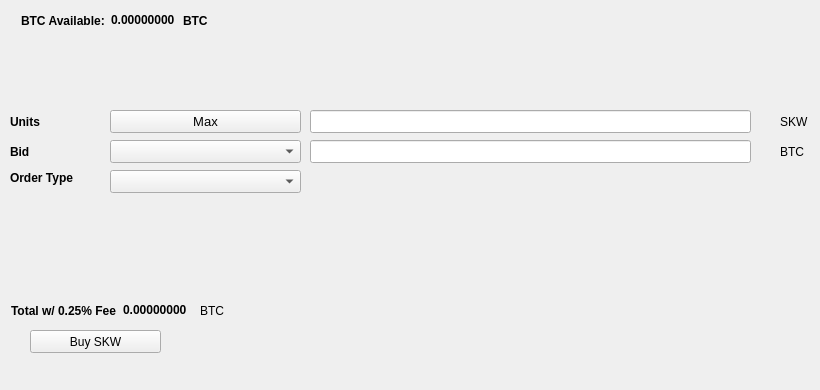
   <widget class="QWidget" name="BuyTab">
    <attribute name="title">
     <string>Buy</string>
    </attribute>
    <widget class="QPushButton" name="BuySKW">
     <property name="geometry">
      <rect>
       <x>30</x>
       <y>330</y>
       <width>131</width>
       <height>23</height>
      </rect>
     </property>
     <property name="text">
      <string>Buy SKW</string>
     </property>
     <property name="icon">
      <iconset resource="../stakework.qrc">
       <normaloff>:/icons/stakework</normaloff>:/icons/stakework</iconset>
     </property>
    </widget>
    <widget class="QLabel" name="label_3">
     <property name="geometry">
      <rect>
       <x>10</x>
       <y>110</y>
       <width>46</width>
       <height>23</height>
      </rect>
     </property>
     <property name="font">
      <font>
       <weight>75</weight>
       <bold>true</bold>
      </font>
     </property>
     <property name="text">
      <string>Units</string>
     </property>
    </widget>
    <widget class="QLineEdit" name="UnitsInput">
     <property name="geometry">
      <rect>
       <x>310</x>
       <y>110</y>
       <width>441</width>
       <height>23</height>
      </rect>
     </property>
     <property name="font">
      <font>
       <pointsize>9</pointsize>
       <weight>75</weight>
       <bold>true</bold>
      </font>
     </property>
    </widget>
    <widget class="QLineEdit" name="BuyBidPriceEdit">
     <property name="geometry">
      <rect>
       <x>310</x>
       <y>140</y>
       <width>441</width>
       <height>23</height>
      </rect>
     </property>
     <property name="font">
      <font>
       <pointsize>9</pointsize>
       <weight>75</weight>
       <bold>true</bold>
      </font>
     </property>
    </widget>
    <widget class="QLabel" name="label_4">
     <property name="geometry">
      <rect>
       <x>780</x>
       <y>110</y>
       <width>31</width>
       <height>23</height>
      </rect>
     </property>
     <property name="text">
      <string>SKW</string>
     </property>
    </widget>
    <widget class="QLabel" name="label_5">
     <property name="geometry">
      <rect>
       <x>780</x>
       <y>140</y>
       <width>31</width>
       <height>23</height>
      </rect>
     </property>
     <property name="text">
      <string>BTC</string>
     </property>
    </widget>
    <widget class="QLabel" name="label_6">
     <property name="geometry">
      <rect>
       <x>10</x>
       <y>140</y>
       <width>46</width>
       <height>23</height>
      </rect>
     </property>
     <property name="font">
      <font>
       <weight>75</weight>
       <bold>true</bold>
      </font>
     </property>
     <property name="text">
      <string>Bid</string>
     </property>
    </widget>
    <widget class="QLabel" name="label_7">
     <property name="geometry">
      <rect>
       <x>10</x>
       <y>170</y>
       <width>91</width>
       <height>16</height>
      </rect>
     </property>
     <property name="font">
      <font>
       <weight>75</weight>
       <bold>true</bold>
      </font>
     </property>
     <property name="text">
      <string>Order Type</string>
     </property>
    </widget>
    <widget class="QPushButton" name="Buy_Max_Amount">
     <property name="geometry">
      <rect>
       <x>110</x>
       <y>110</y>
       <width>191</width>
       <height>23</height>
      </rect>
     </property>
     <property name="font">
      <font>
       <pointsize>10</pointsize>
      </font>
     </property>
     <property name="text">
      <string>Max</string>
     </property>
    </widget>
    <widget class="QComboBox" name="BuyBidcomboBox">
     <property name="geometry">
      <rect>
       <x>110</x>
       <y>140</y>
       <width>191</width>
       <height>23</height>
      </rect>
     </property>
     <property name="font">
      <font>
       <pointsize>10</pointsize>
      </font>
     </property>
    </widget>
    <widget class="QComboBox" name="buyOrdertypeCombo">
     <property name="geometry">
      <rect>
       <x>110</x>
       <y>170</y>
       <width>191</width>
       <height>23</height>
      </rect>
     </property>
     <property name="font">
      <font>
       <pointsize>10</pointsize>
      </font>
     </property>
    </widget>
    <widget class="QWidget" name="layoutWidget1">
     <property name="geometry">
      <rect>
       <x>21</x>
       <y>11</y>
       <width>227</width>
       <height>19</height>
      </rect>
     </property>
     <layout class="QHBoxLayout" name="horizontalLayout_3">
      <item>
       <widget class="QLabel" name="label232">
        <property name="font">
         <font>
          <weight>75</weight>
          <bold>true</bold>
         </font>
        </property>
        <property name="text">
         <string>BTC Available:</string>
        </property>
       </widget>
      </item>
      <item>
       <widget class="QLabel" name="BtcAvailableLbl">
        <property name="palette">
         <palette>
          <active>
           <colorrole role="WindowText">
            <brush brushstyle="SolidPattern">
             <color alpha="255">
              <red>0</red>
              <green>0</green>
              <blue>0</blue>
             </color>
            </brush>
           </colorrole>
           <colorrole role="Button">
            <brush brushstyle="SolidPattern">
             <color alpha="255">
              <red>0</red>
              <green>170</green>
              <blue>0</blue>
             </color>
            </brush>
           </colorrole>
           <colorrole role="Light">
            <brush brushstyle="SolidPattern">
             <color alpha="255">
              <red>0</red>
              <green>255</green>
              <blue>0</blue>
             </color>
            </brush>
           </colorrole>
           <colorrole role="Midlight">
            <brush brushstyle="SolidPattern">
             <color alpha="255">
              <red>0</red>
              <green>212</green>
              <blue>0</blue>
             </color>
            </brush>
           </colorrole>
           <colorrole role="Dark">
            <brush brushstyle="SolidPattern">
             <color alpha="255">
              <red>0</red>
              <green>85</green>
              <blue>0</blue>
             </color>
            </brush>
           </colorrole>
           <colorrole role="Mid">
            <brush brushstyle="SolidPattern">
             <color alpha="255">
              <red>0</red>
              <green>113</green>
              <blue>0</blue>
             </color>
            </brush>
           </colorrole>
           <colorrole role="Text">
            <brush brushstyle="SolidPattern">
             <color alpha="255">
              <red>0</red>
              <green>170</green>
              <blue>0</blue>
             </color>
            </brush>
           </colorrole>
           <colorrole role="BrightText">
            <brush brushstyle="SolidPattern">
             <color alpha="255">
              <red>255</red>
              <green>255</green>
              <blue>255</blue>
             </color>
            </brush>
           </colorrole>
           <colorrole role="ButtonText">
            <brush brushstyle="SolidPattern">
             <color alpha="255">
              <red>0</red>
              <green>0</green>
              <blue>0</blue>
             </color>
            </brush>
           </colorrole>
           <colorrole role="Base">
            <brush brushstyle="SolidPattern">
             <color alpha="255">
              <red>255</red>
              <green>255</green>
              <blue>255</blue>
             </color>
            </brush>
           </colorrole>
           <colorrole role="Window">
            <brush brushstyle="SolidPattern">
             <color alpha="255">
              <red>0</red>
              <green>170</green>
              <blue>0</blue>
             </color>
            </brush>
           </colorrole>
           <colorrole role="Shadow">
            <brush brushstyle="SolidPattern">
             <color alpha="255">
              <red>0</red>
              <green>0</green>
              <blue>0</blue>
             </color>
            </brush>
           </colorrole>
           <colorrole role="AlternateBase">
            <brush brushstyle="SolidPattern">
             <color alpha="255">
              <red>127</red>
              <green>212</green>
              <blue>127</blue>
             </color>
            </brush>
           </colorrole>
           <colorrole role="ToolTipBase">
            <brush brushstyle="SolidPattern">
             <color alpha="255">
              <red>255</red>
              <green>255</green>
              <blue>220</blue>
             </color>
            </brush>
           </colorrole>
           <colorrole role="ToolTipText">
            <brush brushstyle="SolidPattern">
             <color alpha="255">
              <red>0</red>
              <green>0</green>
              <blue>0</blue>
             </color>
            </brush>
           </colorrole>
          </active>
          <inactive>
           <colorrole role="WindowText">
            <brush brushstyle="SolidPattern">
             <color alpha="255">
              <red>0</red>
              <green>0</green>
              <blue>0</blue>
             </color>
            </brush>
           </colorrole>
           <colorrole role="Button">
            <brush brushstyle="SolidPattern">
             <color alpha="255">
              <red>0</red>
              <green>170</green>
              <blue>0</blue>
             </color>
            </brush>
           </colorrole>
           <colorrole role="Light">
            <brush brushstyle="SolidPattern">
             <color alpha="255">
              <red>0</red>
              <green>255</green>
              <blue>0</blue>
             </color>
            </brush>
           </colorrole>
           <colorrole role="Midlight">
            <brush brushstyle="SolidPattern">
             <color alpha="255">
              <red>0</red>
              <green>212</green>
              <blue>0</blue>
             </color>
            </brush>
           </colorrole>
           <colorrole role="Dark">
            <brush brushstyle="SolidPattern">
             <color alpha="255">
              <red>0</red>
              <green>85</green>
              <blue>0</blue>
             </color>
            </brush>
           </colorrole>
           <colorrole role="Mid">
            <brush brushstyle="SolidPattern">
             <color alpha="255">
              <red>0</red>
              <green>113</green>
              <blue>0</blue>
             </color>
            </brush>
           </colorrole>
           <colorrole role="Text">
            <brush brushstyle="SolidPattern">
             <color alpha="255">
              <red>0</red>
              <green>170</green>
              <blue>0</blue>
             </color>
            </brush>
           </colorrole>
           <colorrole role="BrightText">
            <brush brushstyle="SolidPattern">
             <color alpha="255">
              <red>255</red>
              <green>255</green>
              <blue>255</blue>
             </color>
            </brush>
           </colorrole>
           <colorrole role="ButtonText">
            <brush brushstyle="SolidPattern">
             <color alpha="255">
              <red>0</red>
              <green>0</green>
              <blue>0</blue>
             </color>
            </brush>
           </colorrole>
           <colorrole role="Base">
            <brush brushstyle="SolidPattern">
             <color alpha="255">
              <red>255</red>
              <green>255</green>
              <blue>255</blue>
             </color>
            </brush>
           </colorrole>
           <colorrole role="Window">
            <brush brushstyle="SolidPattern">
             <color alpha="255">
              <red>0</red>
              <green>170</green>
              <blue>0</blue>
             </color>
            </brush>
           </colorrole>
           <colorrole role="Shadow">
            <brush brushstyle="SolidPattern">
             <color alpha="255">
              <red>0</red>
              <green>0</green>
              <blue>0</blue>
             </color>
            </brush>
           </colorrole>
           <colorrole role="AlternateBase">
            <brush brushstyle="SolidPattern">
             <color alpha="255">
              <red>127</red>
              <green>212</green>
              <blue>127</blue>
             </color>
            </brush>
           </colorrole>
           <colorrole role="ToolTipBase">
            <brush brushstyle="SolidPattern">
             <color alpha="255">
              <red>255</red>
              <green>255</green>
              <blue>220</blue>
             </color>
            </brush>
           </colorrole>
           <colorrole role="ToolTipText">
            <brush brushstyle="SolidPattern">
             <color alpha="255">
              <red>0</red>
              <green>0</green>
              <blue>0</blue>
             </color>
            </brush>
           </colorrole>
          </inactive>
          <disabled>
           <colorrole role="WindowText">
            <brush brushstyle="SolidPattern">
             <color alpha="255">
              <red>0</red>
              <green>85</green>
              <blue>0</blue>
             </color>
            </brush>
           </colorrole>
           <colorrole role="Button">
            <brush brushstyle="SolidPattern">
             <color alpha="255">
              <red>0</red>
              <green>170</green>
              <blue>0</blue>
             </color>
            </brush>
           </colorrole>
           <colorrole role="Light">
            <brush brushstyle="SolidPattern">
             <color alpha="255">
              <red>0</red>
              <green>255</green>
              <blue>0</blue>
             </color>
            </brush>
           </colorrole>
           <colorrole role="Midlight">
            <brush brushstyle="SolidPattern">
             <color alpha="255">
              <red>0</red>
              <green>212</green>
              <blue>0</blue>
             </color>
            </brush>
           </colorrole>
           <colorrole role="Dark">
            <brush brushstyle="SolidPattern">
             <color alpha="255">
              <red>0</red>
              <green>85</green>
              <blue>0</blue>
             </color>
            </brush>
           </colorrole>
           <colorrole role="Mid">
            <brush brushstyle="SolidPattern">
             <color alpha="255">
              <red>0</red>
              <green>113</green>
              <blue>0</blue>
             </color>
            </brush>
           </colorrole>
           <colorrole role="Text">
            <brush brushstyle="SolidPattern">
             <color alpha="255">
              <red>0</red>
              <green>85</green>
              <blue>0</blue>
             </color>
            </brush>
           </colorrole>
           <colorrole role="BrightText">
            <brush brushstyle="SolidPattern">
             <color alpha="255">
              <red>255</red>
              <green>255</green>
              <blue>255</blue>
             </color>
            </brush>
           </colorrole>
           <colorrole role="ButtonText">
            <brush brushstyle="SolidPattern">
             <color alpha="255">
              <red>0</red>
              <green>85</green>
              <blue>0</blue>
             </color>
            </brush>
           </colorrole>
           <colorrole role="Base">
            <brush brushstyle="SolidPattern">
             <color alpha="255">
              <red>0</red>
              <green>170</green>
              <blue>0</blue>
             </color>
            </brush>
           </colorrole>
           <colorrole role="Window">
            <brush brushstyle="SolidPattern">
             <color alpha="255">
              <red>0</red>
              <green>170</green>
              <blue>0</blue>
             </color>
            </brush>
           </colorrole>
           <colorrole role="Shadow">
            <brush brushstyle="SolidPattern">
             <color alpha="255">
              <red>0</red>
              <green>0</green>
              <blue>0</blue>
             </color>
            </brush>
           </colorrole>
           <colorrole role="AlternateBase">
            <brush brushstyle="SolidPattern">
             <color alpha="255">
              <red>0</red>
              <green>170</green>
              <blue>0</blue>
             </color>
            </brush>
           </colorrole>
           <colorrole role="ToolTipBase">
            <brush brushstyle="SolidPattern">
             <color alpha="255">
              <red>255</red>
              <green>255</green>
              <blue>220</blue>
             </color>
            </brush>
           </colorrole>
           <colorrole role="ToolTipText">
            <brush brushstyle="SolidPattern">
             <color alpha="255">
              <red>0</red>
              <green>0</green>
              <blue>0</blue>
             </color>
            </brush>
           </colorrole>
          </disabled>
         </palette>
        </property>
        <property name="font">
         <font>
          <weight>75</weight>
          <bold>true</bold>
         </font>
        </property>
        <property name="text">
         <string>0.00000000</string>
        </property>
        <property name="textInteractionFlags">
         <set>Qt::LinksAccessibleByMouse|Qt::TextSelectableByKeyboard|Qt::TextSelectableByMouse</set>
        </property>
       </widget>
      </item>
      <item>
       <widget class="QLabel" name="BtcAvailableLbl_2">
        <property name="font">
         <font>
          <weight>75</weight>
          <bold>true</bold>
         </font>
        </property>
        <property name="text">
         <string>BTC</string>
        </property>
       </widget>
      </item>
     </layout>
    </widget>
    <widget class="QWidget" name="layoutWidge2">
     <property name="geometry">
      <rect>
       <x>11</x>
       <y>301</y>
       <width>259</width>
       <height>19</height>
      </rect>
     </property>
     <layout class="QHBoxLayout" name="horizontalLayout_4">
      <item>
       <widget class="QLabel" name="label_9">
        <property name="font">
         <font>
          <weight>75</weight>
          <bold>true</bold>
         </font>
        </property>
        <property name="text">
         <string>Total w/ 0.25% Fee</string>
        </property>
       </widget>
      </item>
      <item>
       <widget class="QLabel" name="BuyCostLabel">
        <property name="palette">
         <palette>
          <active>
           <colorrole role="WindowText">
            <brush brushstyle="SolidPattern">
             <color alpha="255">
              <red>0</red>
              <green>0</green>
              <blue>0</blue>
             </color>
            </brush>
           </colorrole>
           <colorrole role="Button">
            <brush brushstyle="SolidPattern">
             <color alpha="255">
              <red>0</red>
              <green>170</green>
              <blue>0</blue>
             </color>
            </brush>
           </colorrole>
           <colorrole role="Light">
            <brush brushstyle="SolidPattern">
             <color alpha="255">
              <red>0</red>
              <green>255</green>
              <blue>0</blue>
             </color>
            </brush>
           </colorrole>
           <colorrole role="Midlight">
            <brush brushstyle="SolidPattern">
             <color alpha="255">
              <red>0</red>
              <green>212</green>
              <blue>0</blue>
             </color>
            </brush>
           </colorrole>
           <colorrole role="Dark">
            <brush brushstyle="SolidPattern">
             <color alpha="255">
              <red>0</red>
              <green>85</green>
              <blue>0</blue>
             </color>
            </brush>
           </colorrole>
           <colorrole role="Mid">
            <brush brushstyle="SolidPattern">
             <color alpha="255">
              <red>0</red>
              <green>113</green>
              <blue>0</blue>
             </color>
            </brush>
           </colorrole>
           <colorrole role="Text">
            <brush brushstyle="SolidPattern">
             <color alpha="255">
              <red>0</red>
              <green>170</green>
              <blue>0</blue>
             </color>
            </brush>
           </colorrole>
           <colorrole role="BrightText">
            <brush brushstyle="SolidPattern">
             <color alpha="255">
              <red>255</red>
              <green>255</green>
              <blue>255</blue>
             </color>
            </brush>
           </colorrole>
           <colorrole role="ButtonText">
            <brush brushstyle="SolidPattern">
             <color alpha="255">
              <red>0</red>
              <green>0</green>
              <blue>0</blue>
             </color>
            </brush>
           </colorrole>
           <colorrole role="Base">
            <brush brushstyle="SolidPattern">
             <color alpha="255">
              <red>255</red>
              <green>255</green>
              <blue>255</blue>
             </color>
            </brush>
           </colorrole>
           <colorrole role="Window">
            <brush brushstyle="SolidPattern">
             <color alpha="255">
              <red>0</red>
              <green>170</green>
              <blue>0</blue>
             </color>
            </brush>
           </colorrole>
           <colorrole role="Shadow">
            <brush brushstyle="SolidPattern">
             <color alpha="255">
              <red>0</red>
              <green>0</green>
              <blue>0</blue>
             </color>
            </brush>
           </colorrole>
           <colorrole role="AlternateBase">
            <brush brushstyle="SolidPattern">
             <color alpha="255">
              <red>127</red>
              <green>212</green>
              <blue>127</blue>
             </color>
            </brush>
           </colorrole>
           <colorrole role="ToolTipBase">
            <brush brushstyle="SolidPattern">
             <color alpha="255">
              <red>255</red>
              <green>255</green>
              <blue>220</blue>
             </color>
            </brush>
           </colorrole>
           <colorrole role="ToolTipText">
            <brush brushstyle="SolidPattern">
             <color alpha="255">
              <red>0</red>
              <green>0</green>
              <blue>0</blue>
             </color>
            </brush>
           </colorrole>
          </active>
          <inactive>
           <colorrole role="WindowText">
            <brush brushstyle="SolidPattern">
             <color alpha="255">
              <red>0</red>
              <green>0</green>
              <blue>0</blue>
             </color>
            </brush>
           </colorrole>
           <colorrole role="Button">
            <brush brushstyle="SolidPattern">
             <color alpha="255">
              <red>0</red>
              <green>170</green>
              <blue>0</blue>
             </color>
            </brush>
           </colorrole>
           <colorrole role="Light">
            <brush brushstyle="SolidPattern">
             <color alpha="255">
              <red>0</red>
              <green>255</green>
              <blue>0</blue>
             </color>
            </brush>
           </colorrole>
           <colorrole role="Midlight">
            <brush brushstyle="SolidPattern">
             <color alpha="255">
              <red>0</red>
              <green>212</green>
              <blue>0</blue>
             </color>
            </brush>
           </colorrole>
           <colorrole role="Dark">
            <brush brushstyle="SolidPattern">
             <color alpha="255">
              <red>0</red>
              <green>85</green>
              <blue>0</blue>
             </color>
            </brush>
           </colorrole>
           <colorrole role="Mid">
            <brush brushstyle="SolidPattern">
             <color alpha="255">
              <red>0</red>
              <green>113</green>
              <blue>0</blue>
             </color>
            </brush>
           </colorrole>
           <colorrole role="Text">
            <brush brushstyle="SolidPattern">
             <color alpha="255">
              <red>0</red>
              <green>170</green>
              <blue>0</blue>
             </color>
            </brush>
           </colorrole>
           <colorrole role="BrightText">
            <brush brushstyle="SolidPattern">
             <color alpha="255">
              <red>255</red>
              <green>255</green>
              <blue>255</blue>
             </color>
            </brush>
           </colorrole>
           <colorrole role="ButtonText">
            <brush brushstyle="SolidPattern">
             <color alpha="255">
              <red>0</red>
              <green>0</green>
              <blue>0</blue>
             </color>
            </brush>
           </colorrole>
           <colorrole role="Base">
            <brush brushstyle="SolidPattern">
             <color alpha="255">
              <red>255</red>
              <green>255</green>
              <blue>255</blue>
             </color>
            </brush>
           </colorrole>
           <colorrole role="Window">
            <brush brushstyle="SolidPattern">
             <color alpha="255">
              <red>0</red>
              <green>170</green>
              <blue>0</blue>
             </color>
            </brush>
           </colorrole>
           <colorrole role="Shadow">
            <brush brushstyle="SolidPattern">
             <color alpha="255">
              <red>0</red>
              <green>0</green>
              <blue>0</blue>
             </color>
            </brush>
           </colorrole>
           <colorrole role="AlternateBase">
            <brush brushstyle="SolidPattern">
             <color alpha="255">
              <red>127</red>
              <green>212</green>
              <blue>127</blue>
             </color>
            </brush>
           </colorrole>
           <colorrole role="ToolTipBase">
            <brush brushstyle="SolidPattern">
             <color alpha="255">
              <red>255</red>
              <green>255</green>
              <blue>220</blue>
             </color>
            </brush>
           </colorrole>
           <colorrole role="ToolTipText">
            <brush brushstyle="SolidPattern">
             <color alpha="255">
              <red>0</red>
              <green>0</green>
              <blue>0</blue>
             </color>
            </brush>
           </colorrole>
          </inactive>
          <disabled>
           <colorrole role="WindowText">
            <brush brushstyle="SolidPattern">
             <color alpha="255">
              <red>0</red>
              <green>85</green>
              <blue>0</blue>
             </color>
            </brush>
           </colorrole>
           <colorrole role="Button">
            <brush brushstyle="SolidPattern">
             <color alpha="255">
              <red>0</red>
              <green>170</green>
              <blue>0</blue>
             </color>
            </brush>
           </colorrole>
           <colorrole role="Light">
            <brush brushstyle="SolidPattern">
             <color alpha="255">
              <red>0</red>
              <green>255</green>
              <blue>0</blue>
             </color>
            </brush>
           </colorrole>
           <colorrole role="Midlight">
            <brush brushstyle="SolidPattern">
             <color alpha="255">
              <red>0</red>
              <green>212</green>
              <blue>0</blue>
             </color>
            </brush>
           </colorrole>
           <colorrole role="Dark">
            <brush brushstyle="SolidPattern">
             <color alpha="255">
              <red>0</red>
              <green>85</green>
              <blue>0</blue>
             </color>
            </brush>
           </colorrole>
           <colorrole role="Mid">
            <brush brushstyle="SolidPattern">
             <color alpha="255">
              <red>0</red>
              <green>113</green>
              <blue>0</blue>
             </color>
            </brush>
           </colorrole>
           <colorrole role="Text">
            <brush brushstyle="SolidPattern">
             <color alpha="255">
              <red>0</red>
              <green>85</green>
              <blue>0</blue>
             </color>
            </brush>
           </colorrole>
           <colorrole role="BrightText">
            <brush brushstyle="SolidPattern">
             <color alpha="255">
              <red>255</red>
              <green>255</green>
              <blue>255</blue>
             </color>
            </brush>
           </colorrole>
           <colorrole role="ButtonText">
            <brush brushstyle="SolidPattern">
             <color alpha="255">
              <red>0</red>
              <green>85</green>
              <blue>0</blue>
             </color>
            </brush>
           </colorrole>
           <colorrole role="Base">
            <brush brushstyle="SolidPattern">
             <color alpha="255">
              <red>0</red>
              <green>170</green>
              <blue>0</blue>
             </color>
            </brush>
           </colorrole>
           <colorrole role="Window">
            <brush brushstyle="SolidPattern">
             <color alpha="255">
              <red>0</red>
              <green>170</green>
              <blue>0</blue>
             </color>
            </brush>
           </colorrole>
           <colorrole role="Shadow">
            <brush brushstyle="SolidPattern">
             <color alpha="255">
              <red>0</red>
              <green>0</green>
              <blue>0</blue>
             </color>
            </brush>
           </colorrole>
           <colorrole role="AlternateBase">
            <brush brushstyle="SolidPattern">
             <color alpha="255">
              <red>0</red>
              <green>170</green>
              <blue>0</blue>
             </color>
            </brush>
           </colorrole>
           <colorrole role="ToolTipBase">
            <brush brushstyle="SolidPattern">
             <color alpha="255">
              <red>255</red>
              <green>255</green>
              <blue>220</blue>
             </color>
            </brush>
           </colorrole>
           <colorrole role="ToolTipText">
            <brush brushstyle="SolidPattern">
             <color alpha="255">
              <red>0</red>
              <green>0</green>
              <blue>0</blue>
             </color>
            </brush>
           </colorrole>
          </disabled>
         </palette>
        </property>
        <property name="font">
         <font>
          <weight>75</weight>
          <bold>true</bold>
         </font>
        </property>
        <property name="autoFillBackground">
         <bool>false</bool>
        </property>
        <property name="text">
         <string>0.00000000</string>
        </property>
        <property name="textInteractionFlags">
         <set>Qt::LinksAccessibleByMouse|Qt::TextSelectableByMouse</set>
        </property>
       </widget>
      </item>
      <item>
       <widget class="QLabel" name="label_10">
        <property name="font">
         <font>
          <weight>50</weight>
          <bold>false</bold>
         </font>
        </property>
        <property name="text">
         <string>BTC</string>
        </property>
       </widget>
      </item>
     </layout>
    </widget>
    <widget class="QLabel" name="label_24">
     <property name="geometry">
      <rect>
       <x>460</x>
       <y>300</y>
       <width>281</width>
       <height>81</height>
      </rect>
     </property>
     <property name="text">
      <string/>
     </property>
     <property name="pixmap">
      <pixmap>:/images/bittrex</pixmap>
     </property>
    </widget>
   </widget>
